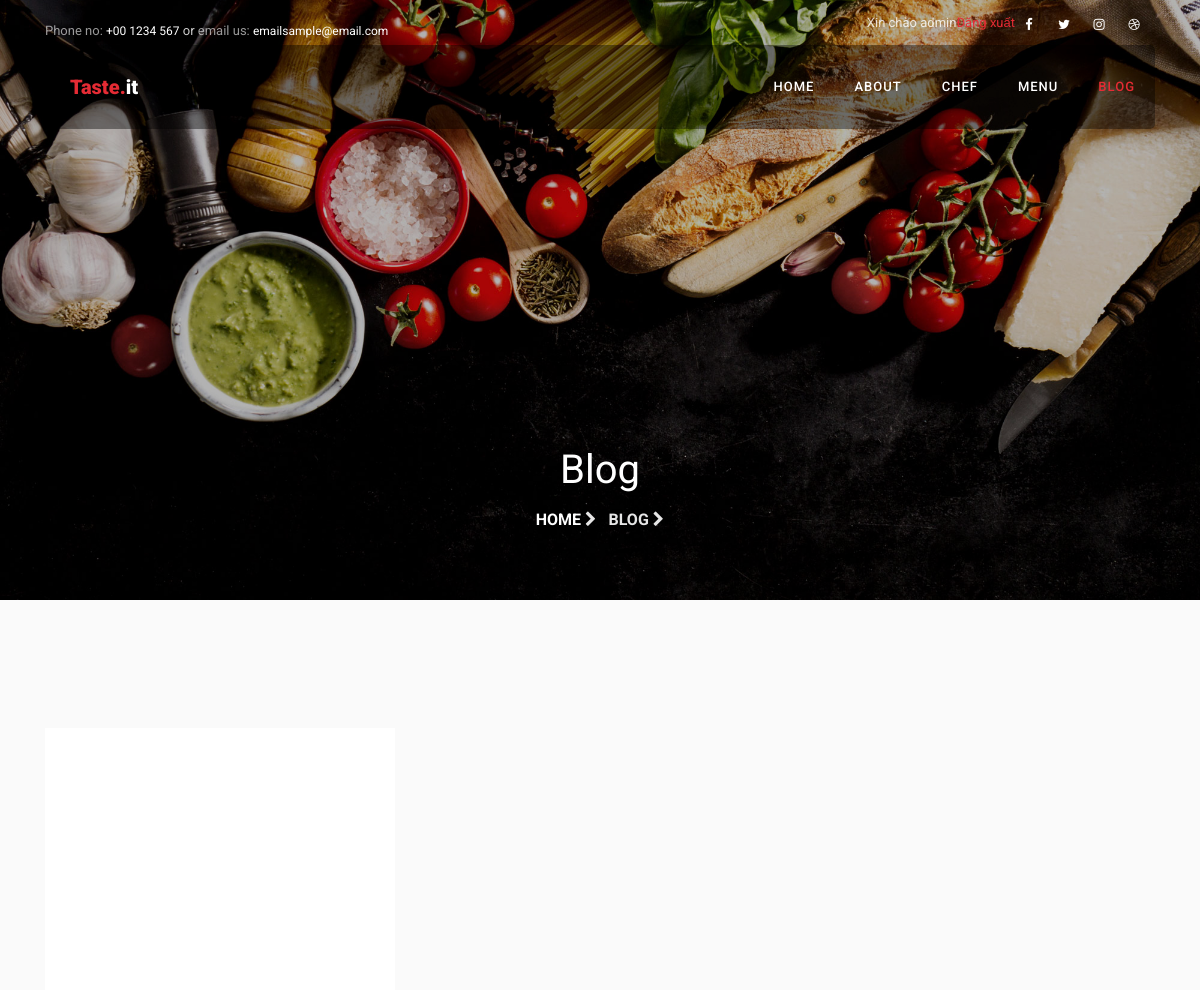
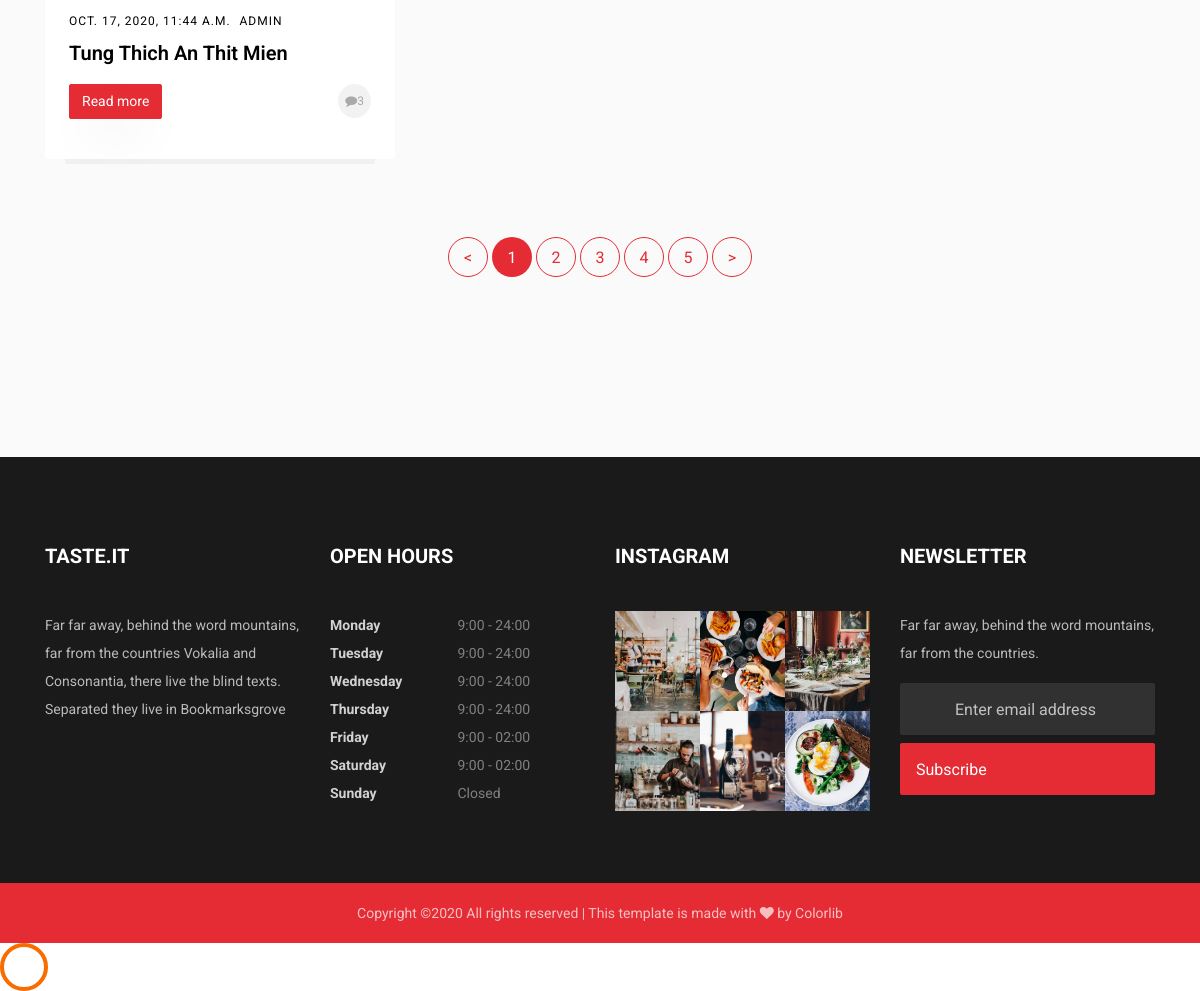
/blog (signed in), run on the app's committed database (2 pictures, top to bottom).
### home/models.py (models this page shows)
class Blog(models.Model):
    nameBlog = models.CharField(max_length=100)
    posterBlog = models.ForeignKey(settings.AUTH_USER_MODEL, on_delete=models.CASCADE)
    titleBlog = models.CharField(max_length=100)
    contentBlog = models.TextField()
    avatarBlog = models.ImageField(upload_to='images/blogs/')
    timePost = models.DateTimeField(auto_now_add=True)
    updatedPost = models.DateTimeField(auto_now=True)

### home/views.py (the view)
# urls.py: path('blog', views.blog),
def blog(request):
    DataBlogs = {'Blogs': Blog.objects.all()}
    return render(request, 'pages/blog.html', DataBlogs)

### home/templates/pages/blog.html (shortened to what this page needs)
<!DOCTYPE html>
<html lang="en">
<head>
    {% load static %}
    <link rel="stylesheet" href="https://stackpath.bootstrapcdn.com/font-awesome/4.7.0/css/font-awesome.min.css">
    <link rel="stylesheet" href="{% static 'css/animate.css'%}">
    <link rel="stylesheet" href="{% static 'css/owl.carousel.min.css'%}">
    <link rel="stylesheet" href="{% static 'css/owl.theme.default.min.css'%}">
    <link rel="stylesheet" href="{% static 'css/magnific-popup.css'%}">
    <link rel="stylesheet" href="{% static 'css/bootstrap-datepicker.css'%}">
    <link rel="stylesheet" href="{% static 'css/jquery.timepicker.css'%}">
    <link rel="stylesheet" href="{% static 'css/flaticon.css'%}">
    <link rel="stylesheet" href="{% static 'css/style.css'%}">
</head>
<body>
    <div class="wrap">
        <div class="container">
            <div class="row justify-content-between">
                <div class="col-12 col-md d-flex align-items-center">
                    <p class="mb-0 phone"><span class="mailus">Phone no:</span> <a href="#">+00 1234 567</a> or <span class="mailus">email us:</span> <a href="#">emailsample@email.com</a></p>
                </div>
                <div class="col-12 col-md d-flex justify-content-md-end">
                    <p class="mb-0">{% if user.username %}
                        <p>Xin chào {{user.username}}</p>
                        <p><a href="/logout" url 'logout' %} ">Đăng xuất</a></p>
      {% else %}
        <p><a href="/register " url 'register' %}">Đăng ký</a>|<a href="/login" url 'login' %} ">Đăng nhập</a></p>
      {% endif %}</p>
      <div class="social-media ">
       <p class="mb-0 d-flex ">
        <a href="# " class="d-flex align-items-center justify-content-center "><span class="fa fa-facebook "><i class="sr-only ">Facebook</i></span></a>
        <a href="# " class="d-flex align-items-center justify-content-center "><span class="fa fa-twitter "><i class="sr-only ">Twitter</i></span></a>
        <a href="# " class="d-flex align-items-center justify-content-center "><span class="fa fa-instagram "><i class="sr-only ">Instagram</i></span></a>
        <a href="# " class="d-flex align-items-center justify-content-center "><span class="fa fa-dribbble "><i class="sr-only ">Dribbble</i></span></a>
      </p>
    </div>
  </div>
</div>
</div>
</div>
<nav class="navbar navbar-expand-lg navbar-dark ftco_navbar bg-dark ftco-navbar-light " id="ftco-navbar ">
 <div class="container ">
   <a class="navbar-brand " href=" ">Taste.<span>it</span></a>
   <div class="collapse navbar-collapse " id="ftco-nav ">
     <ul class="navbar-nav ml-auto ">
      <li class="nav-item "><a href="/home" class="nav-link ">Home</a></li>
      <li class="nav-item "><a href="/about " class="nav-link ">About</a></li>
      <li class="nav-item "><a href="/chef " class="nav-link ">Chef</a></li>
      <li class="nav-item "><a href="/menu " class="nav-link ">Menu</a></li>
      <li class="nav-item active "><a href="/blog " class="nav-link ">Blog</a></li>
    </ul>
  </div>
</div>
</nav>
<section class="hero-wrap hero-wrap-2 " style="background-image: url({% static 'images/bg_5.jpg'%}); " data-stellar-background-ratio="0.5 ">
  <div class="overlay "></div>
  <div class="container ">
    <div class="row no-gutters slider-text align-items-end justify-content-center ">
      <div class="col-md-9 ftco-animate text-center mb-5 ">
        <h1 class="mb-2 bread ">Blog</h1>
        <p class="breadcrumbs "><span class="mr-2 "><a href=" ">Home <i class="fa fa-chevron-right "></i></a></span> <span>Blog <i class="fa fa-chevron-right "></i></span></p>
      </div>
    </div>
  </div>
</section>
<section class="ftco-section bg-light ">
 <div class="container ">
  <div class="row ">
    {%for blog in Blogs%}
    <div class="col-md-4 ftco-animate ">
      <div class="blog-entry ">
        <a href="blog-single.html " class="block-20 " style="background-image: url({{blog.avatarBlog.url}}); ">
        </a>
        <div class="text px-4 pt-3 pb-4 ">
          <div class="meta ">
            <div><a href="# ">{{blog.timePost}}</a></div>
            <div><a href="# ">{{blog.posterBlog}}</a></div>
          </div>
          <h3 class="heading "><a href="# ">{{blog.titleBlog}}</a></h3>
          <p class="clearfix ">
            <a href="/blog/{{blog.id}} " class="float-left read btn btn-primary ">Read more</a>
            <a href="# " class="float-right meta-chat "><span class="fa fa-comment "></span>3</a>
          </p>
        </div>
      </div>
    </div>
    {%endfor%}
  </div>
  <div class="row no-gutters my-5 ">
    <div class="col text-center ">
      <div class="block-27 ">
        <ul>
          <li><a href="# ">&lt;</a></li>
          <li class="active "><span>1</span></li>
          <li><a href="# ">2</a></li>
          <li><a href="# ">3</a></li>
          <li><a href="# ">4</a></li>
          <li><a href="# ">5</a></li>
          <li><a href="# ">&gt;</a></li>
        </ul>
      </div>
    </div>
  </div>
</div>
</section>
<footer class="ftco-footer ftco-no-pb ftco-section ">
  <div class="container ">
    <div class="row mb-5 ">
      <div class="col-md-6 col-lg-3 ">
        <div class="ftco-footer-widget mb-4 ">
          <h2 class="ftco-heading-2 ">Taste.it</h2>
          <p>Far far away, behind the word mountains, far from the countries Vokalia and Consonantia, there live the blind texts. Separated they live in Bookmarksgrove</p>
          <ul class="ftco-footer-social list-unstyled float-md-left float-lft mt-3 ">
          </ul>
        </div>
      </div>
      <div class="col-md-6 col-lg-3 ">
        <div class="ftco-footer-widget mb-4 ">
          <h2 class="ftco-heading-2 ">Open Hours</h2>
          <ul class="list-unstyled open-hours ">
            <li class="d-flex "><span>Monday</span><span>9:00 - 24:00</span></li>
            <li class="d-flex "><span>Tuesday</span><span>9:00 - 24:00</span></li>
            <li class="d-flex "><span>Wednesday</span><span>9:00 - 24:00</span></li>
            <li class="d-flex "><span>Thursday</span><span>9:00 - 24:00</span></li>
            <li class="d-flex "><span>Friday</span><span>9:00 - 02:00</span></li>
            <li class="d-flex "><span>Saturday</span><span>9:00 - 02:00</span></li>
            <li class="d-flex "><span>Sunday</span><span> Closed</span></li>
          </ul>
        </div>
      </div>
      <div class="col-md-6 col-lg-3 ">
       <div class="ftco-footer-widget mb-4 ">
        <h2 class="ftco-heading-2 ">Instagram</h2>
        <div class="thumb d-sm-flex ">
          <a href="# " class="thumb-menu img " style="background-image: url({% static 'images/insta-1.jpg'%}); ">
          </a>
          <a href="# " class="thumb-menu img " style="background-image: url({% static 'images/insta-2.jpg'%}); ">
          </a>
          <a href="# " class="thumb-menu img " style="background-image: url({% static 'images/insta-3.jpg'%}); ">
          </a>
        </div>
        <div class="thumb d-flex ">
          <a href="# " class="thumb-menu img " style="background-image: url({% static 'images/insta-4.jpg'%}); ">
          </a>
          <a href="# " class="thumb-menu img " style="background-image: url({% static 'images/insta-5.jpg'%}); ">
          </a>
          <a href="# " class="thumb-menu img " style="background-image: url({% static 'images/insta-6.jpg'%}); ">
          </a>
        </div>
      </div>
    </div>
    <div class="col-md-6 col-lg-3 ">
      <div class="ftco-footer-widget mb-4 ">
       <h2 class="ftco-heading-2 ">Newsletter</h2>
       <p>Far far away, behind the word mountains, far from the countries.</p>
       <form action="# " class="subscribe-form ">
        <div class="form-group ">
          <input type="text " class="form-control mb-2 text-center " placeholder="Enter email address ">
          <input type="submit " value="Subscribe " class="form-control submit px-3 ">
        </div>
      </form>
    </div>
  </div>
</div>
</div>
<div class="container-fluid px-0 bg-primary py-3 ">
 <div class="row no-gutters ">
  <div class="col-md-12 text-center ">
    <p class="mb-0 ">
      Copyright &copy;<script>document.write(new Date().getFullYear());</script> All rights reserved | This template is made with <i class="fa fa-heart " aria-hidden="true "></i> by <a href="https://colorlib.com " target="_blank ">Colorlib</a>
      </p>
    </div>
  </div>
</div>
</footer>
<div id="ftco-loader " class="show fullscreen "><svg class="circular " width="48px " height="48px "><circle class="path-bg " cx="24 " cy="24 " r="22 " fill="none " stroke-width="4 " stroke="#eeeeee "/><circle class="path " cx="24 " cy="24 " r="22
                                " fill="none " stroke-width="4 " stroke-miterlimit="10 " stroke="#F96D00 "/></svg></div>
</body>
</html>

### data on the page
Blog: timePost "OCT. 17, 2020, 11:44 A.M.", posterBlog "ADMIN", titleBlog "Tung Thich An Thit Mien"

### other printed values
{{ user.username }} "admin"
